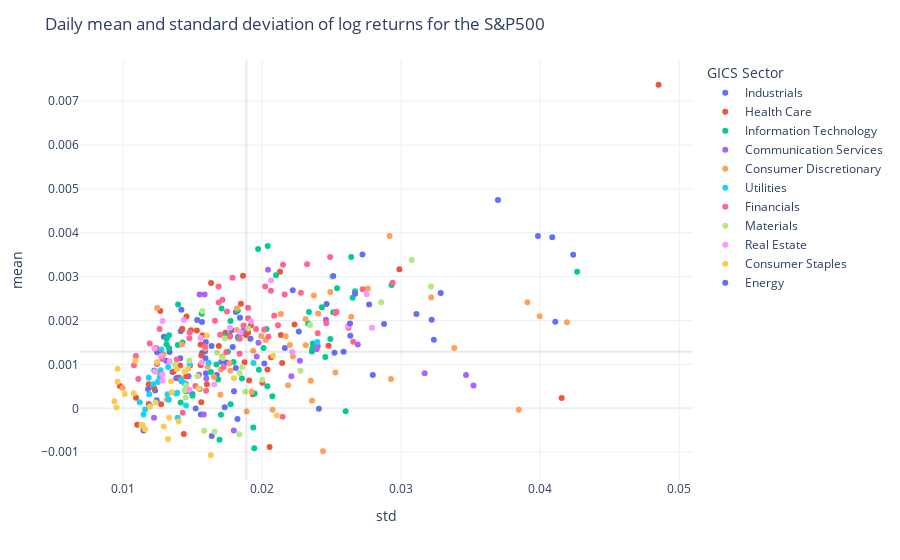

Source (notebook cell):
### Markdown cell above
Next, I will have a look at the complete points instead of the centroids of the clusters. They are colored according to their Sectors and we can clearly see that the simplicity of the plots before is deceptive. It is actually really hard to see what is going on in these plots. Still if we filter the data by clicking on the legend, we see that our insights from above roughly hold.

### Code cell
df_scat_one = info_descr_data
fig1 = px.scatter(
    df_scat_one,
    x="std",
    y="mean",
    color="GICS Sector",
    hover_data=["Security", "Symbol", "GICS Sub-Industry"],
)
fig1.update_layout(
    title="Daily mean and standard deviation of log returns for the S&P500",
    shapes=[
        dict(
            type="line",
            yref="paper",
            y0=0,
            y1=1,
            xref="x",
            x0=add_descr_data.loc["mean"]["std"],
            x1=add_descr_data.loc["mean"]["std"],
            fillcolor="white",
            opacity=0.1,
        ),
        dict(
            type="line",
            yref="y",
            y0=add_descr_data.loc["mean"]["mean"],
            y1=add_descr_data.loc["mean"]["mean"],
            xref="paper",
            x0=0,
            x1=1,
            fillcolor="white",
            opacity=0.1,
        ),
    ],
)
fig1.show()

### Figure 1 — Plotly figure (JSON) as saved in the notebook; plotly's stock layout.template omitted (floating-point values rounded to 4 significant figures; data arrays with more than 128 entries replaced by an {"elided": "..."} marker saying what was removed)
{"data": [{"customdata": {"elided": "52x3 str values"}, "hovertemplate": "GICS Sector=Industrials<br>std=%{x}<br>mean=%{y}<br>Security=%{customdata[0]}<br>Symbol=%{customdata[1]}<br>GICS Sub-Industry=%{customdata[2]}<extra></extra>", "legendgroup": "Industrials", "marker": {"color": "#636efa", "symbol": "circle"}, "mode": "markers", "name": "Industrials", "orientation": "v", "showlegend": true, "type": "scatter", "x": [0.0123, 0.0222, 0.01411, 0.02634, 0.03219, 0.0252, 0.01589, 0.01673, 0.01811, 0.01382, 0.01797, 0.01419, 0.01522, 0.0131, 0.01423, 0.01595, 0.02721, 0.02586, 0.0126, 0.02463, 0.01592, 0.01356, 0.01147, 0.01241, 0.01638, 0.01244, 0.01822, 0.01744, 0.01558, 0.01595, 0.01568, 0.01731, 0.01452, 0.01916, 0.01469, 0.01498, 0.01293, 0.0147, 0.01419, 0.01395, 0.01179, 0.01826, 0.01334, 0.01788, 0.01533, 0.01779, 0.0184, 0.01414, 0.02163, 0.01636, 0.01706, 0.01567], "xaxis": "x", "y": [0.0004062, 0.002692, 0.001144, 0.001653, 0.002018, 0.001267, 0.001302, 0.0007596, 0.002193, 0.0006851, 0.0003902, 0.002248, -4.913e-06, 0.001086, 0.001803, 0.001513, 0.003504, 0.001289, 0.001305, 0.002379, 0.001141, 0.0008288, -0.0005082, 0.0001832, -0.0006297, 0.001278, -0.0002409, 0.001042, -0.0001433, 0.0007982, 0.001261, 2.634e-05, 0.0005529, 0.001584, 0.000403, 0.0003233, 0.001631, 0.0007298, 0.0006238, 0.0007013, 0.0004389, 0.001628, 0.001284, 0.001399, 0.00201, 0.001781, 0.002065, 0.001755, 0.001375, 0.001417, 0.001061, 0.001968], "yaxis": "y"}, {"customdata": {"elided": "48x3 str values"}, "hovertemplate": "GICS Sector=Health Care<br>std=%{x}<br>mean=%{y}<br>Security=%{customdata[0]}<br>Symbol=%{customdata[1]}<br>GICS Sub-Industry=%{customdata[2]}<extra></extra>", "legendgroup": "Health Care", "marker": {"color": "#EF553B", "symbol": "circle"}, "mode": "markers", "name": "Health Care", "orientation": "v", "showlegend": true, "type": "scatter", "x": [0.01406, 0.02143, 0.01267, 0.01184, 0.01184, 0.01602, 0.01487, 0.02478, 0.01571, 0.01906, 0.01847, 0.01735, 0.01363, 0.01899, 0.01454, 0.01919, 0.009762, 0.02135, 0.01102, 0.01481, 0.02987, 0.01409, 0.02065, 0.01557, 0.01273, 0.01933, 0.01873, 0.01563, 0.01436, 0.04154, 0.01222, 0.02053, 0.04851, 0.01768, 0.02001, 0.02038, 0.01562, 0.01883, 0.02128, 0.01633, 0.02233, 0.01456, 0.0153, 0.01093, 0.01558, 0.01426, 0.01688, 0.01862], "xaxis": "x", "y": [0.0006883, 0.001033, 0.002217, 9.915e-05, 0.0005458, 0.0005475, 0.001777, 0.001427, 0.001664, 0.0006357, 0.002383, 0.001724, 0.0008387, 0.00172, 0.0007269, 0.001892, 0.0005086, 0.00167, -0.0003731, 0.000973, 0.003168, 0.0009752, 0.001162, 0.0009847, 9.278e-05, 0.0003181, 0.001047, 0.001204, -0.0005838, 0.0002339, 0.0004705, -0.0008829, 0.007374, 0.001655, 0.000583, 0.0008819, 0.000137, 0.001671, 0.003113, 0.002856, 0.001911, 0.002093, 0.001776, 0.0002428, 0.001454, 0.001806, 0.001422, 0.00302], "yaxis": "y"}, {"customdata": {"elided": "56x3 str values"}, "hovertemplate": "GICS Sector=Information Technology<br>std=%{x}<br>mean=%{y}<br>Security=%{customdata[0]}<br>Symbol=%{customdata[1]}<br>GICS Sub-Industry=%{customdata[2]}<extra></extra>", "legendgroup": "Information Technology", "marker": {"color": "#00cc96", "symbol": "circle"}, "mode": "markers", "name": "Information Technology", "orientation": "v", "showlegend": true, "type": "scatter", "x": [0.0133, 0.01448, 0.02931, 0.0197, 0.0155, 0.01671, 0.02038, 0.01976, 0.02031, 0.02358, 0.01943, 0.01708, 0.01854, 0.01428, 0.02429, 0.02361, 0.02454, 0.01741, 0.01753, 0.02073, 0.02331, 0.0249, 0.02668, 0.02511, 0.02336, 0.01703, 0.01312, 0.01684, 0.04265, 0.01794, 0.02009, 0.01827, 0.021, 0.02641, 0.02539, 0.02651, 0.01824, 0.0123, 0.01772, 0.01631, 0.0133, 0.01313, 0.01224, 0.01693, 0.01499, 0.01946, 0.01936, 0.01413, 0.01773, 0.01229, 0.02365, 0.01565, 0.02039, 0.01393, 0.026, 0.01395], "xaxis": "x", "y": [0.001371, 0.0003948, 0.00281, 0.003633, 0.0004397, 0.0009987, 0.0005005, 0.0008782, 0.001809, 0.001294, -0.0009116, 0.002274, 0.0006805, 0.001499, 0.002303, 0.001365, 0.001171, 0.00165, 0.001291, 0.0002725, 0.001934, 0.001578, 0.002665, 0.002189, 0.002192, -0.0001466, 0.001459, 0.000659, 0.003111, 0.001055, 0.001373, 0.001599, 0.003035, 0.00345, 0.002739, 0.002518, 0.002224, 0.001369, 0.001987, 0.000828, 0.001663, 0.001588, 0.0008626, -0.0007155, 0.0002877, 0.0003359, -0.0004364, 0.0001349, 9.472e-05, 0.001362, 0.001475, 0.002155, 0.003701, 0.001446, -6.633e-05, 0.002363], "yaxis": "y"}, {"customdata": [["Activision Blizzard", "ATVI", "Interactive Home Entertainment"], ["Electronic Arts", "EA", "Interactive Home Entertainment"], ["Alphabet (Class A)", "GOOGL", "Interactive Media & Services"], ["Alphabet (Class C)", "GOOG", "Interactive Media & Services"], ["Facebook", "FB", "Interactive Media & Services"], ["Match Group", "MTCH", "Interactive Media & Services"], ["AT&T", "T", "Integrated Telecommunication Services"], ["Charter Communications", "CHTR", "Cable & Satellite"], ["Comcast", "CMCSA", "Cable & Satellite"], ["Dish Network", "DISH", "Cable & Satellite"], ["Discovery (Series A)", "DISCA", "Broadcasting"], ["Discovery (Series C)", "DISCK", "Broadcasting"], ["Fox Corporation (Class A)", "FOXA", "Movies & Entertainment"], ["Fox Corporation (Class B)", "FOX", "Movies & Entertainment"], ["Live Nation Entertainment", "LYV", "Movies & Entertainment"], ["Netflix", "NFLX", "Movies & Entertainment"], ["Interpublic Group", "IPG", "Advertising"], ["Omnicom Group", "OMC", "Advertising"], ["Lumen Technologies", "LUMN", "Alternative Carriers"], ["News Corp (Class A)", "NWSA", "Publishing"], ["News Corp (Class B)", "NWS", "Publishing"]], "hovertemplate": "GICS Sector=Communication Services<br>std=%{x}<br>mean=%{y}<br>Security=%{customdata[0]}<br>Symbol=%{customdata[1]}<br>GICS Sub-Industry=%{customdata[2]}<extra></extra>", "legendgroup": "Communication Services", "marker": {"color": "#ab63fa", "symbol": "circle"}, "mode": "markers", "name": "Communication Services", "orientation": "v", "showlegend": true, "type": "scatter", "x": [0.01796, 0.0158, 0.01586, 0.0155, 0.01961, 0.02688, 0.01222, 0.01598, 0.01545, 0.02392, 0.0352, 0.03466, 0.024, 0.02271, 0.02459, 0.0221, 0.02042, 0.01973, 0.03169, 0.01867, 0.01847], "xaxis": "x", "y": [-0.000503, -0.0001425, 0.002593, 0.002596, 0.001183, 0.001454, -0.0002145, 0.0006809, 0.0007657, 0.001351, 0.0005174, 0.0007606, 0.001412, 0.001084, 0.002018, 0.0007319, 0.00316, 0.001494, 0.0007995, 0.001786, 0.001703], "yaxis": "y"}, {"customdata": {"elided": "46x3 str values"}, "hovertemplate": "GICS Sector=Consumer Discretionary<br>std=%{x}<br>mean=%{y}<br>Security=%{customdata[0]}<br>Symbol=%{customdata[1]}<br>GICS Sub-Industry=%{customdata[2]}<extra></extra>", "legendgroup": "Consumer Discretionary", "marker": {"color": "#FFA15A", "symbol": "circle"}, "mode": "markers", "name": "Consumer Discretionary", "orientation": "v", "showlegend": true, "type": "scatter", "x": [0.0159, 0.017, 0.02314, 0.022, 0.03908, 0.02641, 0.02135, 0.02186, 0.01422, 0.02916, 0.02221, 0.01608, 0.0129, 0.02075, 0.03216, 0.02438, 0.0276, 0.03846, 0.04192, 0.01993, 0.02169, 0.03996, 0.01817, 0.02312, 0.01653, 0.009967, 0.0235, 0.02527, 0.01771, 0.02359, 0.01315, 0.01889, 0.0249, 0.02403, 0.03382, 0.01245, 0.02926, 0.01713, 0.01703, 0.01257, 0.01765, 0.01923, 0.02372, 0.01819, 0.02025, 0.01936], "xaxis": "x", "y": [0.001355, 0.0003063, 0.00144, 0.001441, 0.002415, 0.002087, 0.002147, 0.0005248, 0.001456, 0.003926, 0.001183, 0.0009444, 0.001226, -3.072e-05, 0.002528, -0.000981, 0.00273, -3.323e-05, 0.001959, 0.00165, 0.001641, 0.002098, 0.001783, 0.002036, 0.0007157, 0.000462, 0.0006286, 0.0008156, 0.0008554, 0.0001702, 0.0001984, -7.15e-05, 0.002653, 0.002163, 0.001375, 0.002288, 0.0006664, 0.001182, 0.0008854, 0.0008186, 0.00102, 0.000379, 0.002571, 0.002278, 0.001558, 0.001311], "yaxis": "y"}, {"customdata": [["AES Corp", "AES", "Independent Power Producers & Energy Traders"], ["NRG Energy", "NRG", "Independent Power Producers & Energy Traders"], ["Alliant Energy", "LNT", "Electric Utilities"], ["American Electric Power", "AEP", "Electric Utilities"], ["Consolidated Edison", "ED", "Electric Utilities"], ["Dominion Energy", "D", "Electric Utilities"], ["Duke Energy", "DUK", "Electric Utilities"], ["Edison International", "EIX", "Electric Utilities"], ["Entergy", "ETR", "Electric Utilities"], ["Evergy", "EVRG", "Electric Utilities"], ["FirstEnergy", "FE", "Electric Utilities"], ["PPL", "PPL", "Electric Utilities"], ["Public Service Enterprise Group", "PEG", "Electric Utilities"], ["Ameren Corp", "AEE", "Multi-Utilities"], ["CenterPoint Energy", "CNP", "Multi-Utilities"], ["CMS Energy", "CMS", "Multi-Utilities"], ["DTE Energy", "DTE", "Multi-Utilities"], ["Eversource Energy", "ES", "Multi-Utilities"], ["Exelon", "EXC", "Multi-Utilities"], ["NextEra Energy", "NEE", "Multi-Utilities"], ["NiSource", "NI", "Multi-Utilities"], ["Pinnacle West Capital", "PNW", "Multi-Utilities"], ["American Water Works", "AWK", "Water Utilities"], ["Atmos Energy", "ATO", "Gas Utilities"]], "hovertemplate": "GICS Sector=Utilities<br>std=%{x}<br>mean=%{y}<br>Security=%{customdata[0]}<br>Symbol=%{customdata[1]}<br>GICS Sub-Industry=%{customdata[2]}<extra></extra>", "legendgroup": "Utilities", "marker": {"color": "#19d3f3", "symbol": "circle"}, "mode": "markers", "name": "Utilities", "orientation": "v", "showlegend": true, "type": "scatter", "x": [0.01938, 0.02397, 0.01214, 0.01119, 0.01158, 0.01146, 0.01184, 0.01439, 0.01382, 0.01269, 0.01478, 0.01319, 0.01249, 0.01187, 0.01615, 0.01194, 0.01264, 0.01329, 0.01275, 0.01417, 0.01389, 0.01452, 0.01324, 0.01392], "xaxis": "x", "y": [0.001034, 0.001509, 0.0005497, 0.0001401, -2.43e-05, -0.0001386, 0.0006959, 0.0005796, 0.0003403, 0.0008693, 0.001011, 0.000322, 0.000599, 0.0003218, 0.001037, 5.197e-05, 0.0007081, 0.0001946, 0.001342, 0.0006506, 0.0003523, 6.14e-05, 0.0009419, -0.0002162], "yaxis": "y"}, {"customdata": {"elided": "51x3 str values"}, "hovertemplate": "GICS Sector=Financials<br>std=%{x}<br>mean=%{y}<br>Security=%{customdata[0]}<br>Symbol=%{customdata[1]}<br>GICS Sub-Industry=%{customdata[2]}<extra></extra>", "legendgroup": "Financials", "marker": {"color": "#FF6692", "symbol": "circle"}, "mode": "markers", "name": "Financials", "orientation": "v", "showlegend": true, "type": "scatter", "x": [0.01589, 0.01596, 0.01866, 0.02114, 0.02014, 0.01238, 0.02063, 0.01698, 0.02045, 0.02162, 0.01428, 0.02086, 0.0215, 0.02323, 0.01747, 0.01479, 0.01839, 0.02399, 0.02489, 0.01838, 0.01476, 0.01191, 0.01243, 0.01092, 0.01386, 0.02939, 0.01767, 0.01899, 0.01956, 0.02722, 0.0166, 0.01078, 0.01742, 0.0152, 0.01109, 0.02147, 0.01281, 0.01688, 0.01262, 0.02021, 0.01687, 0.01787, 0.02535, 0.02279, 0.01715, 0.02461, 0.02526, 0.02655, 0.01899, 0.01722, 0.02621], "xaxis": "x", "y": [0.001409, 0.0004005, 0.001887, 0.001894, 0.001791, 0.001368, 0.00268, 0.001674, 0.001631, 0.002595, -0.0001013, 0.002107, 0.003273, 0.003281, 0.002204, 0.001727, 0.001586, 0.001708, 0.003447, 0.001244, 0.001597, 0.001479, 0.001009, 0.001194, 0.001114, 0.002863, 0.001631, 0.002051, 0.001806, 0.002711, 0.001996, 0.0009788, 0.001278, 0.0005078, 0.0006679, -0.0001938, 0.001122, 0.002413, 0.001808, 0.002777, 0.002774, 0.002975, 0.002201, 0.002633, 0.002477, 0.001941, 0.002175, 0.001518, 0.002291, 0.0009366, 0.001836], "yaxis": "y"}, {"customdata": [["Air Products & Chemicals", "APD", "Industrial Gases"], ["Linde", "LIN", "Industrial Gases"], ["Albemarle Corporation", "ALB", "Specialty Chemicals"], ["Celanese", "CE", "Specialty Chemicals"], ["DuPont", "DD", "Specialty Chemicals"], ["Ecolab", "ECL", "Specialty Chemicals"], ["International Flavors & Fragrances", "IFF", "Specialty Chemicals"], ["LyondellBasell", "LYB", "Specialty Chemicals"], ["PPG Industries", "PPG", "Specialty Chemicals"], ["Amcor", "AMCR", "Paper Packaging"], ["Avery Dennison", "AVY", "Paper Packaging"], ["International Paper", "IP", "Paper Packaging"], ["Packaging Corporation of America", "PKG", "Paper Packaging"], ["Ball Corp", "BLL", "Metal & Glass Containers"], ["CF Industries", "CF", "Fertilizers & Agricultural Chemicals"], ["Corteva", "CTVA", "Fertilizers & Agricultural Chemicals"], ["FMC Corporation", "FMC", "Fertilizers & Agricultural Chemicals"], ["The Mosaic Company", "MOS", "Fertilizers & Agricultural Chemicals"], ["Dow", "DOW", "Commodity Chemicals"], ["Eastman Chemical", "EMN", "Diversified Chemicals"], ["Freeport-McMoRan", "FCX", "Copper"], ["Martin Marietta Materials", "MLM", "Construction Materials"], ["Newmont", "NEM", "Gold"], ["Nucor", "NUE", "Steel"]], "hovertemplate": "GICS Sector=Materials<br>std=%{x}<br>mean=%{y}<br>Security=%{customdata[0]}<br>Symbol=%{customdata[1]}<br>GICS Sub-Industry=%{customdata[2]}<extra></extra>", "legendgroup": "Materials", "marker": {"color": "#B6E880", "symbol": "circle"}, "mode": "markers", "name": "Materials", "orientation": "v", "showlegend": true, "type": "scatter", "x": [0.01582, 0.01372, 0.03076, 0.01717, 0.01838, 0.01443, 0.01878, 0.02275, 0.01534, 0.01449, 0.01569, 0.01676, 0.01476, 0.01454, 0.02344, 0.01731, 0.01658, 0.02856, 0.02001, 0.01857, 0.03214, 0.01899, 0.01835, 0.02501], "xaxis": "x", "y": [-0.0005118, 0.0009942, 0.003381, 0.001145, 0.0008032, 0.0004104, 0.0003764, 0.000857, 0.000731, 0.000244, 0.002218, 0.001268, 0.001082, 0.0005178, 0.001898, 0.001591, -0.0005327, 0.002416, 0.0006495, 0.0009416, 0.002776, 0.001819, -0.0005925, 0.002996], "yaxis": "y"}, {"customdata": [["Alexandria Real Estate Equities", "ARE", "Office REITs"], ["Boston Properties", "BXP", "Office REITs"], ["American Tower", "AMT", "Specialized REITs"], ["Crown Castle", "CCI", "Specialized REITs"], ["Digital Realty Trust", "DLR", "Specialized REITs"], ["Equinix", "EQIX", "Specialized REITs"], ["Extra Space Storage", "EXR", "Specialized REITs"], ["Iron Mountain", "IRM", "Specialized REITs"], ["Public Storage", "PSA", "Specialized REITs"], ["AvalonBay Communities", "AVB", "Residential REITs"], ["Equity Residential", "EQR", "Residential REITs"], ["Essex Property Trust", "ESS", "Residential REITs"], ["Mid-America Apartments", "MAA", "Residential REITs"], ["CBRE", "CBRE", "Real Estate Services"], ["Duke Realty Corp", "DRE", "Industrial REITs"], ["Prologis", "PLD", "Industrial REITs"], ["Federal Realty Investment Trust", "FRT", "Retail REITs"], ["Kimco Realty", "KIM", "Retail REITs"], ["Healthpeak Properties", "PEAK", "Health Care REITs"], ["Host Hotels & Resorts", "HST", "Hotel & Resort REITs"]], "hovertemplate": "GICS Sector=Real Estate<br>std=%{x}<br>mean=%{y}<br>Security=%{customdata[0]}<br>Symbol=%{customdata[1]}<br>GICS Sub-Industry=%{customdata[2]}<extra></extra>", "legendgroup": "Real Estate", "marker": {"color": "#FF97FF", "symbol": "circle"}, "mode": "markers", "name": "Real Estate", "orientation": "v", "showlegend": true, "type": "scatter", "x": [0.01229, 0.02216, 0.01283, 0.01282, 0.01475, 0.01656, 0.01436, 0.01921, 0.01225, 0.01557, 0.01845, 0.01769, 0.01284, 0.02065, 0.01271, 0.01334, 0.02617, 0.02752, 0.01566, 0.0279], "xaxis": "x", "y": [0.0008374, 0.001282, 0.0007673, 0.000629, 0.0004227, 0.0005436, 0.002015, 0.00198, 0.001362, 0.001603, 0.001727, 0.001837, 0.001992, 0.002912, 0.001186, 0.001074, 0.001883, 0.002597, 0.001046, 0.001836], "yaxis": "y"}, {"customdata": [["Altria Group", "MO", "Tobacco"], ["Philip Morris International", "PM", "Tobacco"], ["ADM", "ADM", "Agricultural Products"], ["Brown–Forman", "BF-B", "Distillers & Vintners"], ["Constellation Brands", "STZ", "Distillers & Vintners"], ["Campbell Soup", "CPB", "Packaged Foods & Meats"], ["Conagra Brands", "CAG", "Packaged Foods & Meats"], ["General Mills", "GIS", "Packaged Foods & Meats"], ["The Hershey Company", "HSY", "Packaged Foods & Meats"], ["Hormel", "HRL", "Packaged Foods & Meats"], ["JM Smucker", "SJM", "Packaged Foods & Meats"], ["Kellogg's", "K", "Packaged Foods & Meats"], ["Kraft Heinz", "KHC", "Packaged Foods & Meats"], ["Lamb Weston", "LW", "Packaged Foods & Meats"], ["McCormick & Company", "MKC", "Packaged Foods & Meats"], ["Mondelez International", "MDLZ", "Packaged Foods & Meats"], ["Church & Dwight", "CHD", "Household Products"], ["Clorox", "CLX", "Household Products"], ["Colgate-Palmolive", "CL", "Household Products"], ["Kimberly-Clark", "KMB", "Household Products"], ["Coca-Cola Company", "KO", "Soft Drinks"], ["Monster Beverage", "MNST", "Soft Drinks"], ["PepsiCo", "PEP", "Soft Drinks"], ["Costco", "COST", "Hypermarkets & Super Centers"], ["Estée Lauder Companies", "EL", "Personal Products"], ["Procter & Gamble", "PG", "Personal Products"], ["Kroger", "KR", "Food Retail"], ["Molson Coors Beverage Company", "TAP", "Brewers"]], "hovertemplate": "GICS Sector=Consumer Staples<br>std=%{x}<br>mean=%{y}<br>Security=%{customdata[0]}<br>Symbol=%{customdata[1]}<br>GICS Sub-Industry=%{customdata[2]}<extra></extra>", "legendgroup": "Consumer Staples", "marker": {"color": "#FECB52", "symbol": "circle"}, "mode": "markers", "name": "Consumer Staples", "orientation": "v", "showlegend": true, "type": "scatter", "x": [0.01386, 0.01243, 0.01468, 0.01292, 0.01543, 0.01399, 0.01331, 0.01233, 0.009603, 0.01323, 0.01349, 0.01192, 0.01444, 0.02105, 0.01157, 0.01012, 0.01133, 0.0163, 0.009525, 0.01141, 0.01076, 0.01345, 0.009603, 0.01087, 0.01603, 0.00937, 0.01797, 0.02079], "xaxis": "x", "y": [0.0008898, 0.001057, 0.0009017, -0.0004143, 0.0004531, -0.0002977, -0.0002146, 0.0001299, 0.0008994, -0.0006993, 0.0003684, 3.467e-05, 0.000841, -0.0001625, -0.0004756, 0.0003241, -0.0003808, -0.00107, 1.874e-05, -0.000383, 0.000342, 0.0006175, 0.0006075, 0.001081, 0.001657, 0.000159, 0.0006853, 0.001199], "yaxis": "y"}, {"customdata": [["APA Corporation", "APA", "Oil & Gas Exploration & Production"], ["Cabot Oil & Gas", "COG", "Oil & Gas Exploration & Production"], ["ConocoPhillips", "COP", "Oil & Gas Exploration & Production"], ["Devon Energy", "DVN", "Oil & Gas Exploration & Production"], ["Diamondback Energy", "FANG", "Oil & Gas Exploration & Production"], ["EOG Resources", "EOG", "Oil & Gas Exploration & Production"], ["Marathon Oil", "MRO", "Oil & Gas Exploration & Production"], ["Occidental Petroleum", "OXY", "Oil & Gas Exploration & Production"], ["Pioneer Natural Resources", "PXD", "Oil & Gas Exploration & Production"], ["Baker Hughes", "BKR", "Oil & Gas Equipment & Services"], ["Halliburton", "HAL", "Oil & Gas Equipment & Services"], ["Chevron Corporation", "CVX", "Integrated Oil & Gas"], ["ExxonMobil", "XOM", "Integrated Oil & Gas"], ["Hess Corporation", "HES", "Integrated Oil & Gas"], ["Kinder Morgan", "KMI", "Oil & Gas Storage & Transportation"], ["Oneok", "OKE", "Oil & Gas Storage & Transportation"], ["Marathon Petroleum", "MPC", "Oil & Gas Refining & Marketing"], ["Phillips 66", "PSX", "Oil & Gas Refining & Marketing"]], "hovertemplate": "GICS Sector=Energy<br>std=%{x}<br>mean=%{y}<br>Security=%{customdata[0]}<br>Symbol=%{customdata[1]}<br>GICS Sub-Industry=%{customdata[2]}<extra></extra>", "legendgroup": "Energy", "marker": {"color": "#636efa", "symbol": "circle"}, "mode": "markers", "name": "Energy", "orientation": "v", "showlegend": true, "type": "scatter", "x": [0.04109, 0.02408, 0.02769, 0.03696, 0.04087, 0.03284, 0.03983, 0.04237, 0.02877, 0.02632, 0.03235, 0.02016, 0.02264, 0.0311, 0.0181, 0.02511, 0.02668, 0.02796], "xaxis": "x", "y": [0.001972, -1.024e-05, 0.002366, 0.004748, 0.003896, 0.00263, 0.003925, 0.003498, 0.001919, 0.001933, 0.00156, 0.001019, 0.001749, 0.002147, 0.0009176, 0.003013, 0.002609, 0.0007579], "yaxis": "y"}], "layout": {"legend": {"title": {"text": "GICS Sector"}, "tracegroupgap": 0}, "margin": {"t": 60}, "shapes": [{"fillcolor": "white", "opacity": 0.1, "type": "line", "x0": 0.01886, "x1": 0.01886, "xref": "x", "y0": 0, "y1": 1, "yref": "paper"}, {"fillcolor": "white", "opacity": 0.1, "type": "line", "x0": 0, "x1": 1, "xref": "paper", "y0": 0.001287, "y1": 0.001287, "yref": "y"}], "title": {"text": "Daily mean and standard deviation of log returns for the S&P500"}, "xaxis": {"anchor": "y", "domain": [0, 1], "title": {"text": "std"}}, "yaxis": {"anchor": "x", "domain": [0, 1], "title": {"text": "mean"}}}}
